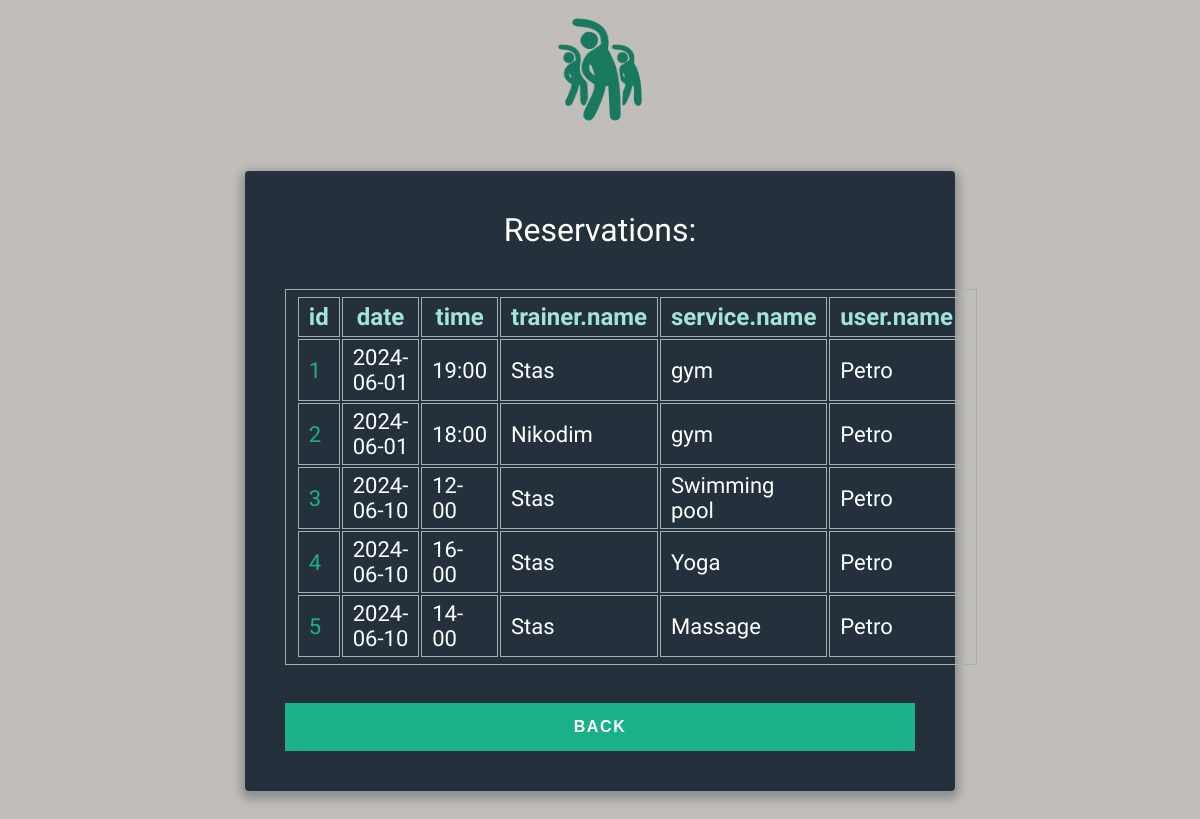
/user/reservations (signed in), run on the app's committed database.
### db_model.py (models this page shows)
class Reservation(Base):
    __tablename__ = 'reservation'
    id = Column(Integer, primary_key=True, unique=True, autoincrement=True)
    trainer = Column(Integer, ForeignKey('trainer.id'), nullable=False)
    user = Column(Integer, ForeignKey('user.id'), nullable=False)
    service = Column(Integer, ForeignKey('service.id'), nullable=False)
    date = Column(String(10), nullable=False)
    time = Column(String(10), nullable=False)

class Trainer(Base):
    __tablename__ = 'trainer'
    id = Column(Integer, primary_key=True, unique=True, autoincrement=True, nullable=False)
    name = Column(String(50), nullable=False)
    fitness_center = Column(Integer, ForeignKey('fitness_center.id'), nullable=False)
    age = Column(Integer, default=18, nullable=False)
    sex = Column(String(6), nullable=False)

class Service(Base):
    __tablename__ = 'service'
    id = Column(Integer, primary_key=True, unique=True, autoincrement=True, nullable=False)
    name = Column(String(50), nullable=False)
    duration = Column(Integer, default=0, nullable=False)
    description = Column(String(50), nullable=False)
    price = Column(Integer, default=0, nullable=False)
    fitness_center = Column(Integer, ForeignKey('fitness_center.id'), nullable=False)
    max_attendees = Column(Integer, default=1, nullable=False)

class User(Base):
    __tablename__ = 'user'
    id = Column(Integer, primary_key=True, unique=True, autoincrement=True)
    name = Column(String(50), nullable=False)
    login = Column(String(50), unique=True, nullable=False)
    password = Column(String(50), nullable=False)
    birth_date = Column(String(50), default='2000-01-01', nullable=False)
    phone = Column(String(50), nullable=False)
    funds = Column(Integer, default=0, nullable=False)
    email = Column(String(100), nullable=False)

### app.py (the view, shortened to what this page needs)
@app.route('/user/reservations', methods=['GET', 'POST'])
@auth
def user_reservations():
    if request.method == 'GET':
        db = Db()
        columns = (db_model.Reservation.id, db_model.Reservation.date, db_model.Reservation.time,
                   db_model.Trainer.name.label('trainer.name'),
                   db_model.Service.name.label('service.name'),
                   db_model.User.name.label('user.name'))
        data = (db.session.query(*columns).join(db_model.User).join(db_model.Service).join(db_model.Trainer)).filter(
            db_model.User.id == session.get('user_id')).all()
        return render_template('reservations.html', result=convert_db_query_data(data))

### app.py (called while the page is built)
def auth(func):
    @wraps(func)
    def wrapper(*args, **kwargs):
        if session.get('user_id') is None:
            return redirect('/login')
        return func(*args, **kwargs)
    return wrapper

def convert_db_query_data(query_data):
    if query_data is None:
        return {}
    elif type(query_data) is list:
        return [el._asdict() for el in query_data]
    return query_data._asdict()

### db_orm.py (called while the page is built)
    def _init_db(self):
        Base.query = self.session.query_property()
        Base.metadata.create_all(bind=self.engine)

### templates/reservations.html (shortened to what this page needs)
{% extends "base.html" %}
{% block content %}
<div id="data">
          <h1>Reservations:</h1>
          {% if result %}
          <table>
              <tr>
              {% for key in result[0].keys() %}
              <th> {{ key }} </th>
              {% endfor %}
              </tr>
              {% for curr_result in result %}
              <tr>
              {% for key, value in curr_result.items() %}
              {% if key == 'id' %}
                  <td><a href="/user/reservations/{{ value }}">{{ value }}</a></td>
                {% else %}
                  <td> {{ value }} </td>
                {% endif %}
              {% endfor %}
              </tr>
              {% endfor %}
         </table>
        {% endif %}
        </div>
<br/><br/>
<div>
  <a href="/user">
  <button class="button button-block">Back</button>
  </a>
</div>
{% endblock %}

### data on the page
Reservation: curr_result "1", date "2024-06-01", time "19:00", name "Stas", name "gym", name "Petro"
Reservation: curr_result "2", date "2024-06-01", time "18:00", name "Nikodim", name "gym", name "Petro"
Reservation: curr_result "3", date "2024-06-10", time "12-00", name "Stas", name "Swimming pool", name "Petro"
Reservation: curr_result "4", date "2024-06-10", time "16-00", name "Stas", name "Yoga", name "Petro"
Reservation: curr_result "5", date "2024-06-10", time "14-00", name "Stas", name "Massage", name "Petro"

### other printed values
{{ key }} "id" "date" "time" "trainer.name" "service.name" "user.name"
